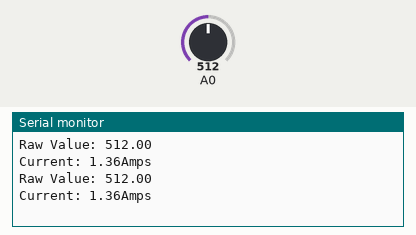
Bench run of a sketch on a simulated Arduino Uno, built with avr-gcc and run on an emulated ATmega328P. Parts: the last lines printed to the serial monitor. The inputs (shaded band) are chosen by the test bench; at power-on: A0 = 512.

Above: at 1.8 s.
1.9 s: A0 set to 716
At 2.4 s:
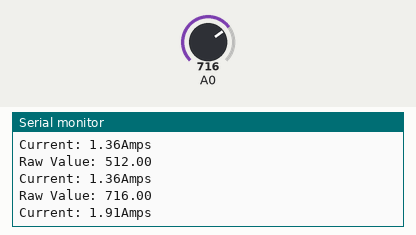
3.4 s: A0 set to 900
At 4.8 s:
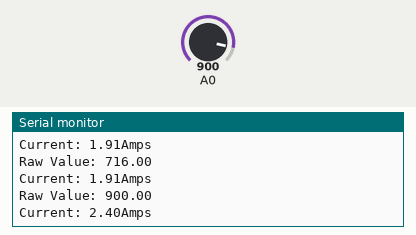
Timing chart, 0 to 6.4 s (numbered marks = the images above; inputs shaded):
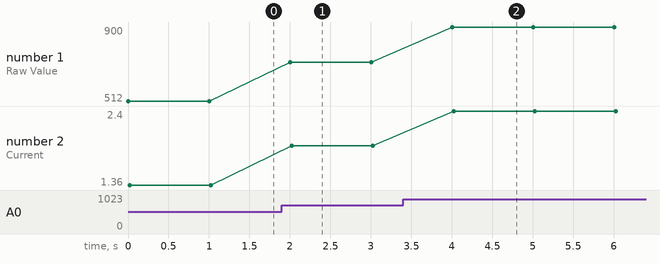

The sketch:

current_measurement.ino
```cpp
/*
 * This code is used for the measurement of current using node mcu
 * An op-amp is used for the measurement of the current.
 * link for the DIY current sensor is given in Read.me file of this repo
 * vamsi krishna
 * orginal arduino code by  Utsav_25
 */

#include <SPI.h>
#include <Wire.h>
void setup() {
 Serial.begin(9600);
}

void loop() {

  double val=analogRead(A0); //connect output of op-amp to a0
  double amp=val*0.002666; //measure the current via multimeter, then divide the current by raw value to get the constant
  Serial.print("Raw Value: ");
  Serial.println(val);
  Serial.print("Current: ");
  Serial.print(amp);
  Serial.println("Amps");
  delay(1000);
}
```

Measured:
- after the input at 1.9 s, the serial monitor: prints a new line after 0.10 s (image 1)
- after the input at 3.4 s, the serial monitor: prints a new line after 0.60 s (image 2)
- plotted number 1: 512 → 716 after the input at 1.9 s, 716 → 900 after the input at 3.4 s
- plotted number 2: 1.36 → 1.91 after the input at 1.9 s, 1.91 → 2.4 after the input at 3.4 s
